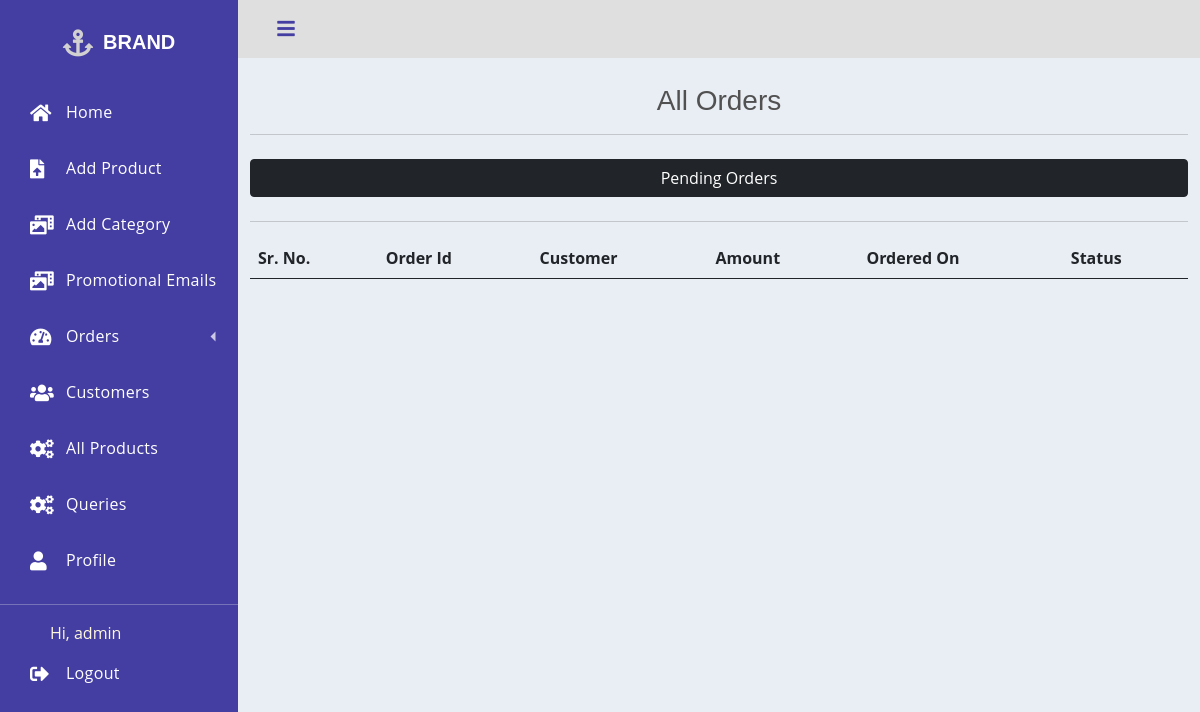
/adminpageallorders (signed in), run on an earlier commit of the app's database.
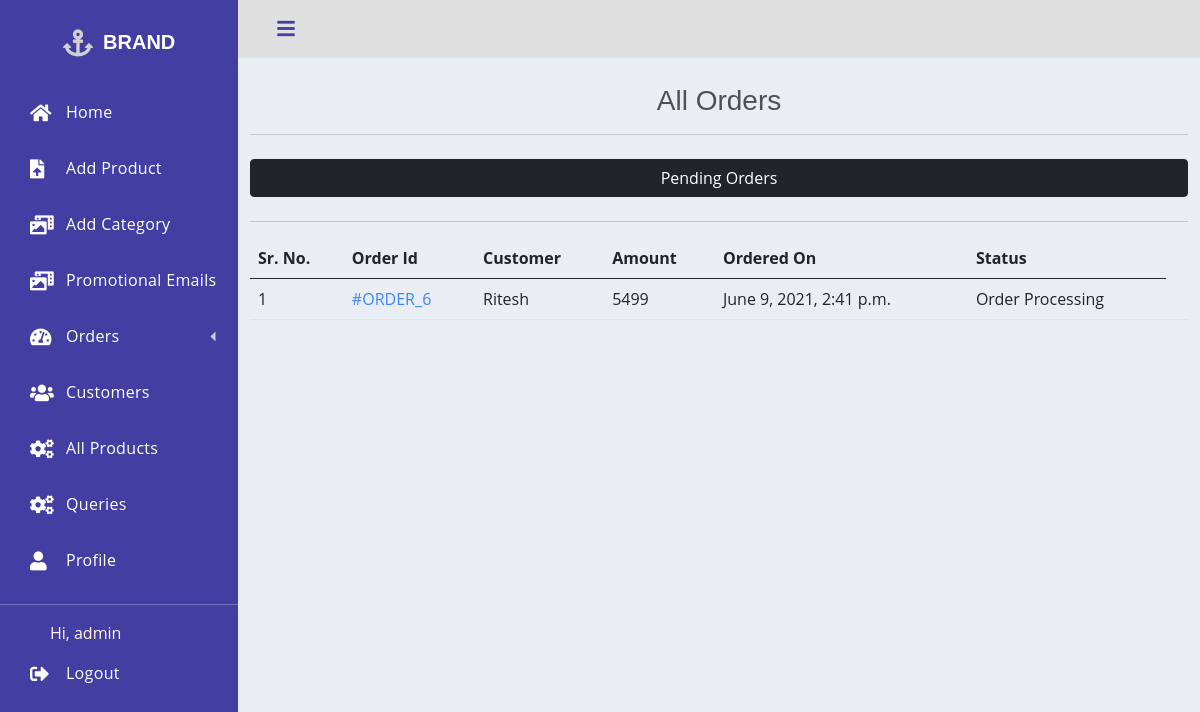
And on a later commit of the database.
### store/models.py (models this page shows, shortened)
class Order(models.Model):
    cart= models.OneToOneField(Cart, on_delete=models.CASCADE)
    ordered_by= models.CharField(max_length=255)
    mobile= models.CharField(max_length=15)
    email= models.EmailField()
    shipping_address= models.CharField(max_length=500)
    city= models.CharField(max_length=200)
    state= models.CharField(max_length=200)
    pincode= models.IntegerField()
    payment_image= models.ImageField(upload_to= 'payment_scrnsht', default= '')
    subtotal= models.PositiveIntegerField()
    discount= models.PositiveIntegerField()
    total= models.PositiveIntegerField()
    order_status= models.CharField(max_length=255, choices=ORDER_STATUS)
    created_at= models.DateTimeField(auto_now_add=True)

### store/decorators.py (the view)
    def wrapper_func(request, *args, **kwargs):
        group = None
        if request.user.groups.exists():
            group = request.user.groups.all()[0].name
        if group == 'customer':
            return redirect('home')
        elif group == 'admin':
            return view_func(request, *args, **kwargs)
        else:
            return redirect('loginpage')

### store/context_processors.py (called while the page is built)
def categories(request):
    return {
        'categories': Category.objects.all()
    }

### store/views.py (called while the page is built)
@admin_only
def adminpageallorders(request):
    orders= Order.objects.all().order_by('-id')
    context= {'orders': orders}
    return render(request, 'admin/adminpageallorders.html', context)

### templates/admin/adminpageallorders.html (shortened to what this page needs)
{% extends 'admin/adminbase.html' %}
{% block content %}
    <div class="container">
        <div class="row">
            <div class="col-md-12">
                <h3 class="text-center">All Orders</h3>
                <hr>
                <span><a class="my-2 btn w-100 btn-dark" href="{% url 'adminpagependingorders' %}">Pending Orders</a></span>
                <hr>
                <table class="table">
                    <thead>
                        <tr>
                            <th>Sr. No.</th>
                            <th>Order Id</th>
                            <th>Customer</th>
                            <th>Amount</th>
                            <th>Ordered On</th>
                            <th>Status</th>
                        </tr>
                    </thead>
                    <tbody>
                        {% for order in orders %}
                            <tr>
                                <td>{{forloop.counter}}</td>
                                <td><a href="{% url 'adminpageorderdetails' order.id %}">#ORDER_{{order.id}}</a></td>
                                <td>{{order.ordered_by}}</td>
                                <td>{{order.total}}</td>
                                <td>{{order.created_at}}</td>
                                <td>{{order.order_status}}</td>
                                <td></td>
                            </tr>
                        {% endfor %}
                    </tbody>
                </table>
            </div>
        </div>
    </div>
{% endblock %}

What changed in the data, as far as the page shows it:
added Order: id "6", ordered_by "Ritesh", total "5499", created_at "June 9, 2021, 2:41 p.m.", order_status "Order Processing"
